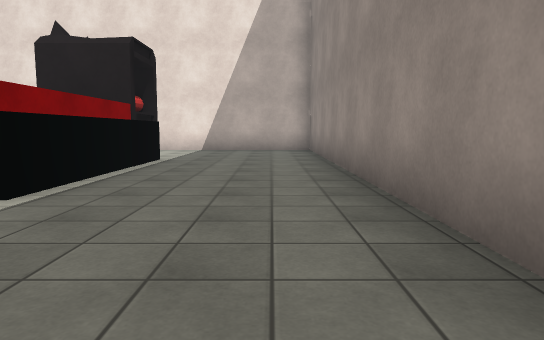
view 1 (above)

18 first-person views from a walk through a scene from a Unity 3-D project. The camera is 1.2 m above the floor, tilts 6° down and sees 70° across. The floor is counted in squares, 2 m on a side. Each view is taken from the middle of a square. On the plan, view 1 faces up. The plan holds only what a view shows up to about 11 squares ahead; the rest is blank. The player character is not drawn. Surface patterns are stand-ins for the level's own textures.

view 2
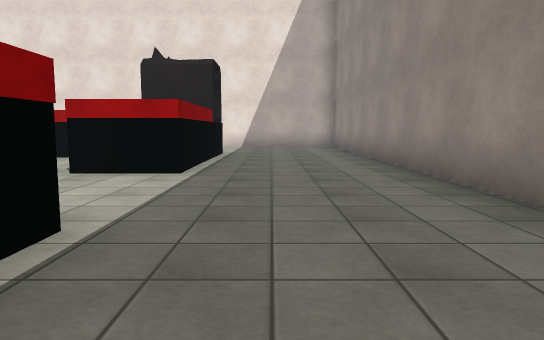

view 3
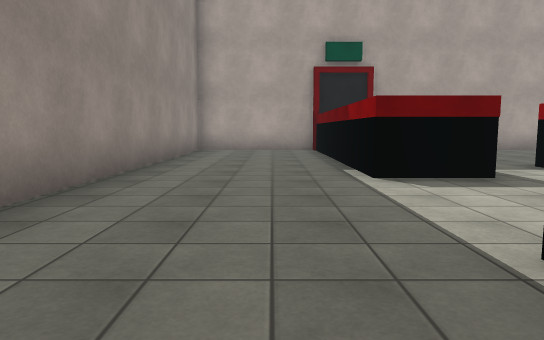

view 4
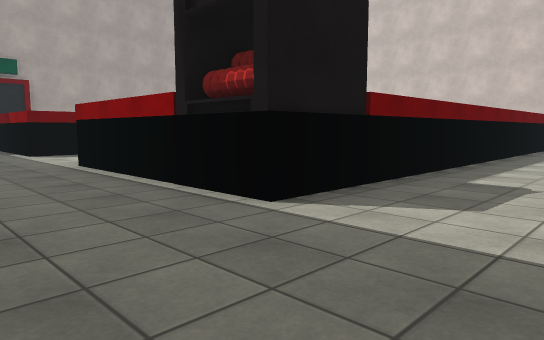

view 5
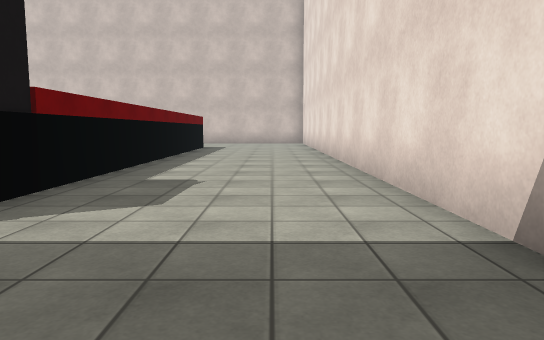

view 6
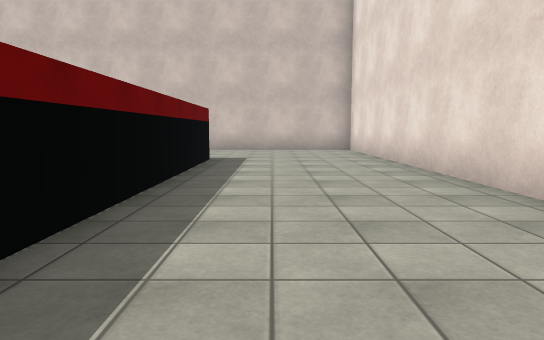

view 7
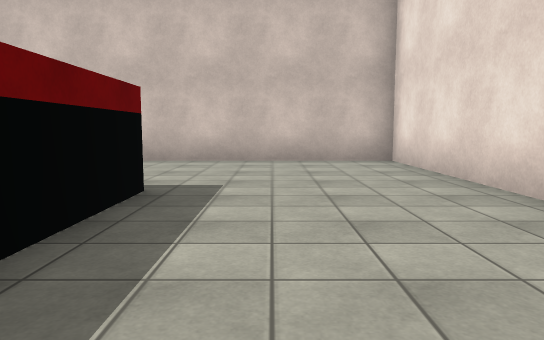

view 8
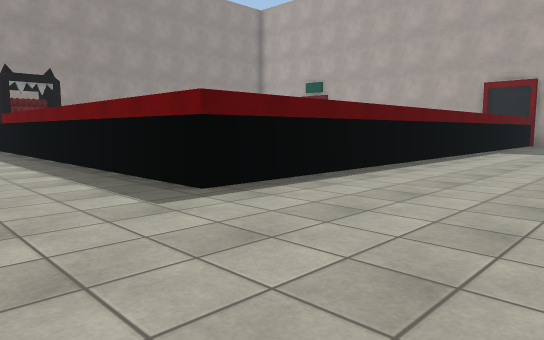

view 9
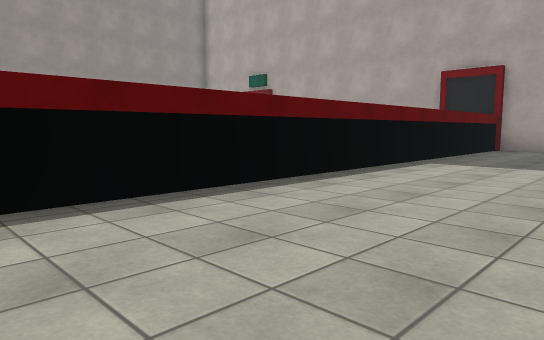

view 10
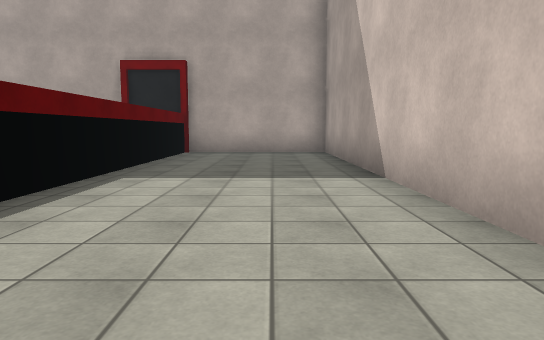

view 11
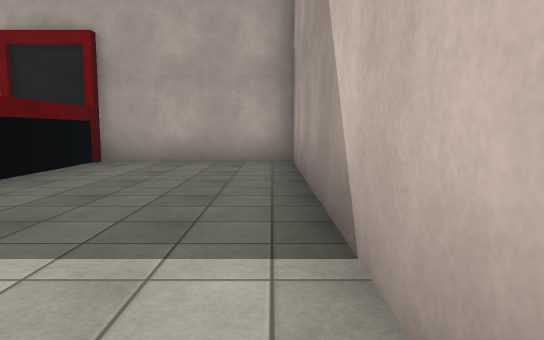

view 12
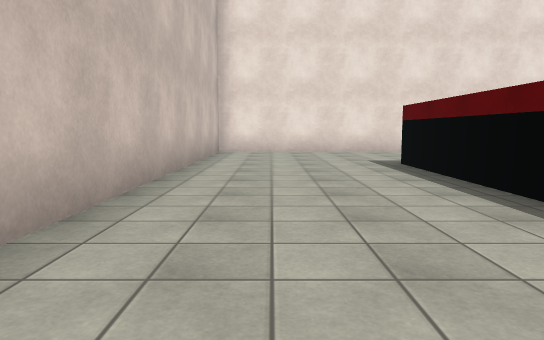

view 13
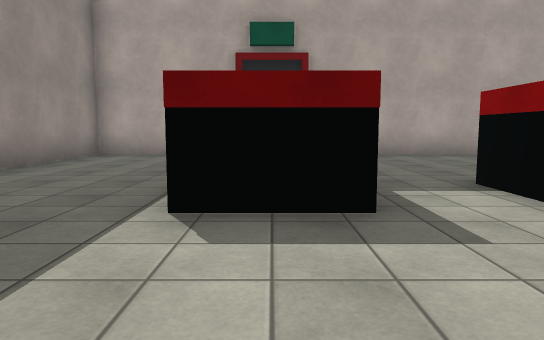

view 14
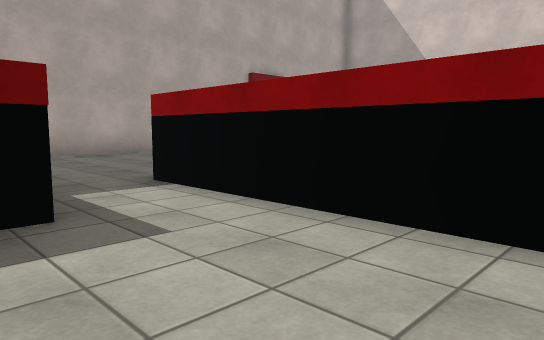

view 15
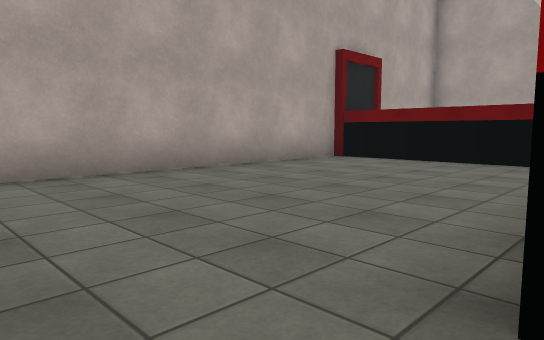

view 16
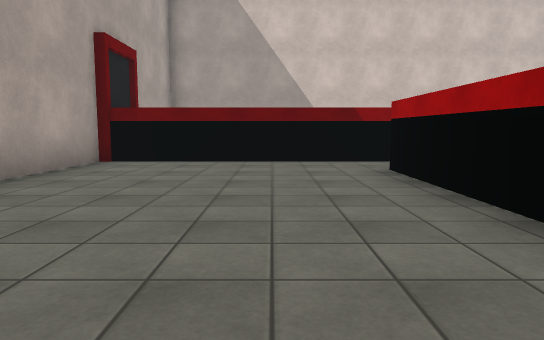

view 17
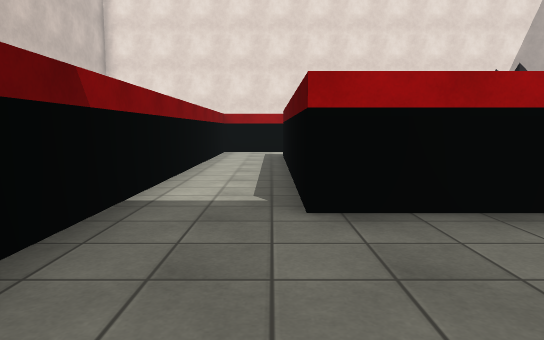

view 18
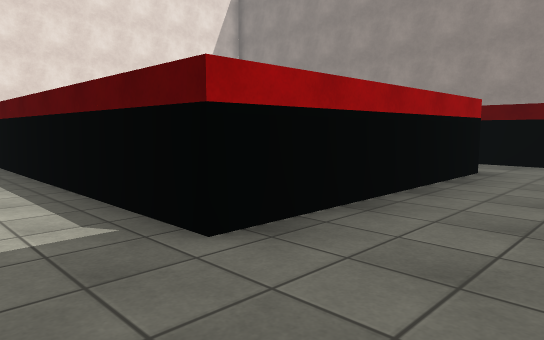

### Floor plan
Points are (right, up) in squares from view 1. A wall is a line through its corners. A room is listed if a view was taken in it or the views show most of it. See-through windows are left out.
Room 1 (views 1, 2, 3, 4, 5, 6, 7, 8, 9, 10, 11, 12, 13, 14, 15, 16, 17, 18)
walls: (-5.3, 1.6) (-5.3, -1.3) (-9.7, -1.3) (-9.7, 0.2); (-9.7, 1.8) (-9.7, 4.8); (-11.2, 6.2) (-11.2, 4.8); (-12.7, 4.6) (-12.7, 7.8) (-11.4, 7.8); (-11.2, -6.2) (-4.9, -6.2); (-0.5, -6.2) (1.1, -6.2) (1.1, 11); (-1.8, 11.3) (-16.4, 11.3) (-16.4, -6.2) (-12.8, -6.2)
objects: other object (-12, -5) to (-12, -4); other object (-12, -3); other object (-12, -2); other object (-12, -1) to (-12, 0); other object (-12, 1); other object (-12, 2) to (-12, 3); other object (-12, 4); other object (-11, 7) to (-10, 7); other object (-9, 1) to (-8, 1); other object (-9, 7); other object (-8, 7) to (-7, 7); other object (-7, 2) to (-6, 3); other object (-6, 7); other object (-5, 7) to (-4, 7); other object (-3, -5) to (-3, -4); other object (-3, -3); other object (-3, -2); other object (-3, -1) to (-3, 0); other object (-3, 4) to (-3, 5); other object (-3, 6); other object (-3, 7)

Positions as (right, up) in squares from view 1, and headings:
1: (0, 0), facing up
2: (-1, -2), facing up
3: (-1, 5), facing down
4: (0, 10), facing down-left
5: (0, 10), facing left
6: (-5, 9), facing left
7: (-9, 9), facing left
8: (-16, 10), facing down-right
9: (-16, 6), facing down-right
10: (-15, 4), facing down
11: (-16, 1), facing down
12: (-15, 1), facing up
13: (-3, 3), facing down
14: (-3, 3), facing down-left
15: (-4, -1), facing down-left
16: (-4, -3), facing left
17: (-10, -4), facing up
18: (-11, -3), facing up-right
